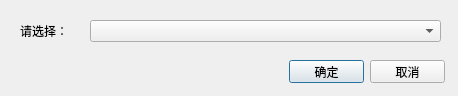
<?xml version="1.0" encoding="UTF-8"?>
<ui version="4.0">
 <class>cameraSelect</class>
 <widget class="QDialog" name="cameraSelect">
  <property name="geometry">
   <rect>
    <x>0</x>
    <y>0</y>
    <width>458</width>
    <height>96</height>
   </rect>
  </property>
  <property name="windowTitle">
   <string>选择设备</string>
  </property>
  <widget class="QComboBox" name="comboBox">
   <property name="geometry">
    <rect>
     <x>90</x>
     <y>20</y>
     <width>351</width>
     <height>22</height>
    </rect>
   </property>
  </widget>
  <widget class="QLabel" name="label">
   <property name="geometry">
    <rect>
     <x>20</x>
     <y>20</y>
     <width>61</width>
     <height>21</height>
    </rect>
   </property>
   <property name="text">
    <string>请选择：</string>
   </property>
  </widget>
  <widget class="QPushButton" name="okButton">
   <property name="geometry">
    <rect>
     <x>289</x>
     <y>60</y>
     <width>75</width>
     <height>23</height>
    </rect>
   </property>
   <property name="text">
    <string>确定</string>
   </property>
  </widget>
  <widget class="QPushButton" name="cancelButton">
   <property name="geometry">
    <rect>
     <x>370</x>
     <y>60</y>
     <width>75</width>
     <height>23</height>
    </rect>
   </property>
   <property name="text">
    <string>取消</string>
   </property>
  </widget>
 </widget>
 <resources/>
 <connections>
  <connection>
   <sender>okButton</sender>
   <signal>clicked()</signal>
   <receiver>cameraSelect</receiver>
   <slot>accept()</slot>
   <hints>
    <hint type="sourcelabel">
     <x>278</x>
     <y>253</y>
    </hint>
    <hint type="destinationlabel">
     <x>96</x>
     <y>254</y>
    </hint>
   </hints>
  </connection>
  <connection>
   <sender>cancelButton</sender>
   <signal>clicked()</signal>
   <receiver>cameraSelect</receiver>
   <slot>reject()</slot>
   <hints>
    <hint type="sourcelabel">
     <x>369</x>
     <y>253</y>
    </hint>
    <hint type="destinationlabel">
     <x>179</x>
     <y>282</y>
    </hint>
   </hints>
  </connection>
 </connections>
</ui>
